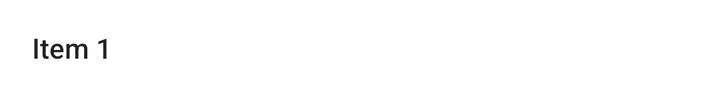
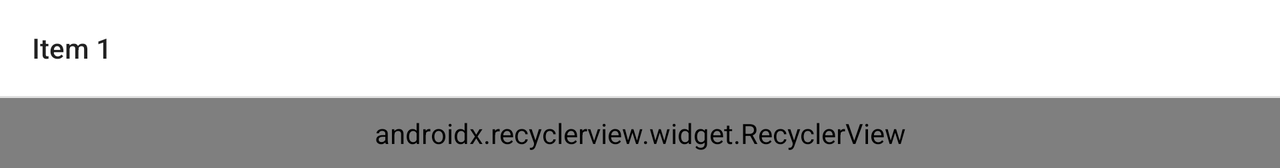

Compare how this app lays out the same screen by default and in its alternative resource folder. The renders come first, then the two layout files and the values they reference.
<!-- AndroidManifest.xml: application theme AppTheme -->
<!-- res/layout/dialog_bottom_menu.xml -->
<?xml version="1.0" encoding="utf-8"?>
<LinearLayout
    xmlns:android="http://schemas.android.com/apk/res/android"
    xmlns:app="http://schemas.android.com/apk/res-auto"
    xmlns:tools="http://schemas.android.com/tools"
    android:orientation="vertical"
    android:layout_width="match_parent"
    android:layout_height="wrap_content">

    <LinearLayout
        android:id="@+id/layout_title"
        android:orientation="vertical"
        android:layout_width="match_parent"
        android:layout_height="wrap_content">

        <LinearLayout
            android:orientation="horizontal"
            android:layout_width="match_parent"
            android:layout_height="wrap_content">

            <TextView
                android:id="@+id/text_title"
                android:layout_marginLeft="16dp"
                android:layout_marginStart="16dp"
                android:gravity="center_vertical"
                android:textAppearance="@style/TextAppearance.AppCompat.Body2"
                tools:text="Item 1"
                android:layout_weight="1"
                android:maxLines="1"
                android:textSize="14sp"
                android:ellipsize="end"
                android:layout_width="0dp"
                android:layout_height="48dp" />

            <ImageButton
                android:visibility="gone"
                android:id="@+id/button_info"
                style="@style/Widget.AppCompat.Toolbar.Button.Navigation"
                android:layout_width="56dp"
                android:layout_height="match_parent"
                android:contentDescription="@string/content_clear"
                android:src="@drawable/ic_info_outline_white_24dp"
                android:tint="?attr/menuItemTintColor"/>

        </LinearLayout>

        <View
            android:id="@+id/divider"
            android:layout_width="match_parent"
            android:layout_height="1dp"
            android:visibility="gone"
            android:background="?android:attr/listDivider" />

    </LinearLayout>

    <androidx.recyclerview.widget.RecyclerView
        android:id="@+id/recycler_view"
        tools:listitem="@layout/item_bottom_menu"
        android:clipToPadding="false"
        android:paddingBottom="8dp"
        android:layout_width="match_parent"
        android:layout_height="wrap_content"/>

</LinearLayout>
<!-- res/layout/item_bottom_menu.xml (included above) -->
<?xml version="1.0" encoding="utf-8"?>
<com.axel_stein.noteapp.views.IconTextView
    xmlns:android="http://schemas.android.com/apk/res/android"
    xmlns:app="http://schemas.android.com/apk/res-auto"
    xmlns:tools="http://schemas.android.com/tools"
    android:textSize="14sp"
    android:layout_width="match_parent"
    android:layout_height="48dp"
    android:background="?attr/selectableItemBackground"
    android:clickable="true"
    android:focusable="true"
    android:drawablePadding="32dp"
    android:ellipsize="end"
    android:gravity="center_vertical"
    android:maxLines="1"
    android:paddingLeft="16dp"
    android:paddingRight="16dp"
    app:iconLeftTint="?attr/colorControlNormal"
    app:iconRightTint="?attr/colorAccent"
    tools:ignore="RtlHardcoded"
    tools:text="Notebook"/>
<!-- resources referenced by this layout -->
<resources>
  <string name="content_clear">Clear</string>
  <color name="color_accent">#00796b</color>
  <color name="text_color_secondary_light">#8a000000</color>
  <style name="PreferenceThemeOverlay">
          <item name="preferenceScreenStyle">@style/Preference.PreferenceScreen.Material</item>
          <item name="preferenceFragmentCompatStyle">@style/PreferenceFragment.Material</item>
          <item name="preferenceFragmentStyle">@style/PreferenceFragment.Material</item>
          <item name="preferenceCategoryStyle">@style/PreferenceCategory</item>
          <item name="preferenceStyle">@style/Preference.Material</item>
          <item name="preferenceInformationStyle">@style/Preference.Information.Material</item>
          <item name="checkBoxPreferenceStyle">@style/Preference.CheckBoxPreference.Material</item>
          <item name="switchPreferenceCompatStyle">@style/Preference.SwitchPreferenceCompat.Material</item>
          <item name="switchPreferenceStyle">@style/Preference.SwitchPreference.Material</item>
          <item name="seekBarPreferenceStyle">@style/Preference.SeekBarPreference.Material</item>
          <item name="dialogPreferenceStyle">@style/Preference.DialogPreference.Material</item>
          <item name="editTextPreferenceStyle">@style/Preference.DialogPreference.EditTextPreference.Material</item>
          <item name="dropdownPreferenceStyle">@style/Preference.DropDown.Material</item>
          <item name="preferenceFragmentListStyle">@style/PreferenceFragmentList.Material</item>
      </style>
  <style name="BottomSheetDialogLight" parent="Theme.Design.Light.BottomSheetDialog">
          <item name="bottomSheetStyle">@style/BottomSheetModalLight</item>
      </style>
  <style name="PreferenceCategory">
          <item name="android:layout">@layout/layout_preference_category</item>
          <item name="android:shouldDisableView">false</item>
          <item name="android:selectable">false</item>
      </style>
  <style name="BottomSheetModalLight" parent="Widget.Design.BottomSheet.Modal">
          <item name="android:background">#ffffff</item>
          <item name="behavior_peekHeight">900dp</item>
      </style>
</resources>
<!-- res/layout-land/dialog_bottom_menu.xml (the repository's variant of the layout above) -->
<!-- drawn on the phone turned sideways -->
<?xml version="1.0" encoding="utf-8"?>
<LinearLayout
    xmlns:android="http://schemas.android.com/apk/res/android"
    xmlns:app="http://schemas.android.com/apk/res-auto"
    xmlns:tools="http://schemas.android.com/tools"
    android:orientation="vertical"
    android:layout_width="match_parent"
    android:layout_height="wrap_content">

    <LinearLayout
        android:id="@+id/layout_title"
        android:orientation="vertical"
        android:layout_width="match_parent"
        android:layout_height="wrap_content">

        <LinearLayout
            android:orientation="horizontal"
            android:layout_width="match_parent"
            android:layout_height="wrap_content">

            <TextView
                android:id="@+id/text_title"
                android:layout_marginLeft="16dp"
                android:layout_marginStart="16dp"
                android:gravity="center_vertical"
                android:textAppearance="@style/TextAppearance.AppCompat.Body2"
                tools:text="Item 1"
                android:layout_weight="1"
                android:maxLines="1"
                android:ellipsize="end"
                android:layout_width="0dp"
                android:layout_height="48dp" />

            <ImageButton
                android:visibility="gone"
                android:id="@+id/button_info"
                style="@style/Widget.AppCompat.Toolbar.Button.Navigation"
                android:layout_width="56dp"
                android:layout_height="match_parent"
                android:contentDescription="@string/content_clear"
                android:src="@drawable/ic_info_outline_white_24dp"
                android:tint="?attr/menuItemTintColor"/>

        </LinearLayout>

        <View
            android:id="@+id/divider"
            android:layout_width="match_parent"
            android:layout_height="1dp"
            android:background="?android:attr/listDivider" />

    </LinearLayout>

    <android.support.v7.widget.RecyclerView
        android:id="@+id/recycler_view"
        tools:listitem="@layout/item_bottom_menu"
        app:layoutManager="android.support.v7.widget.GridLayoutManager"
        app:spanCount="2"
        android:clipToPadding="false"
        android:paddingTop="8dp"
        android:paddingBottom="8dp"
        android:layout_width="match_parent"
        android:layout_height="wrap_content">

    </android.support.v7.widget.RecyclerView>

</LinearLayout>
